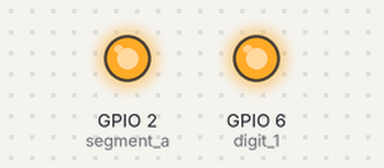
A program run on a simulated Raspberry Pi (BCM pin numbers). Parts: output pins drawn as LEDs (lit = HIGH). At 3.0 s the program stops and its outputs stay as they are.

Above: at 0.1 s.
At 3.1 s:
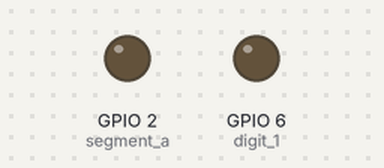
Timing chart, 0 to 4.5 s (numbered marks = the images above):
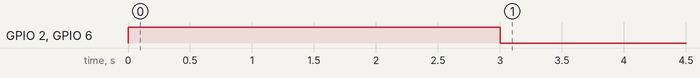

Measured:
- by itself, GPIO 2 (segment_a), GPIO 6 (digit_1): LOW → HIGH at 0.00 s, → LOW 3.0 s later

The program:

off.py
```python
import gpiozero
from time import sleep

segment_a = gpiozero.LED(2)
digit_1 = gpiozero.LED(6)

#segment_a.off()
#digit_1.off()
# segment_a.value = 0
# digit_1.value = 0
segment_a.toggle()
digit_1.toggle()

sleep(3)

# segment_a.on()
# digit_1.on()
# segment_a.value = 1
# digit_1.value = 1
segment_a.toggle()
digit_1.toggle()
```
